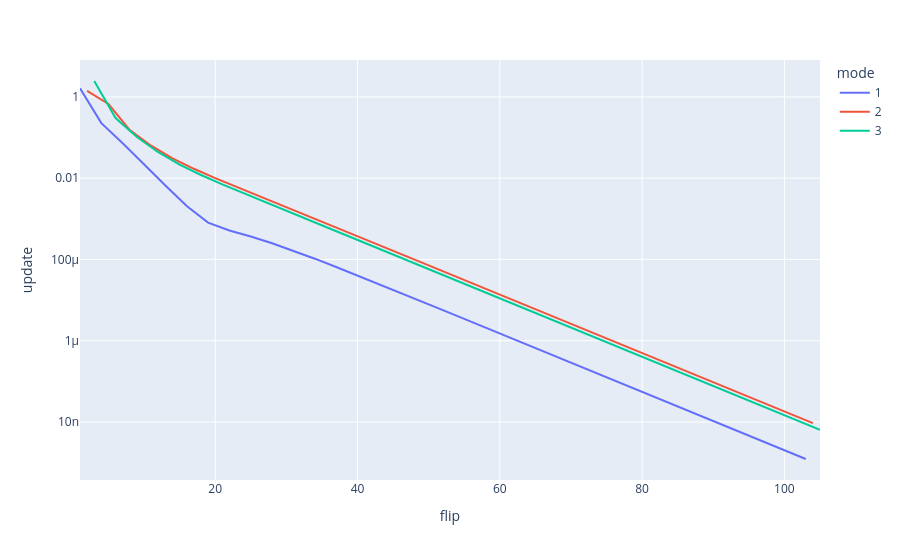

Notebook source saved alongside this figure:
### Code cell
px.line(df, x='flip', y='update', log_y=True, color='mode')

### Figure 1 — Plotly figure (JSON) as saved in the notebook; plotly's stock layout.template omitted (floating-point values rounded to 4 significant figures)
{"data": [{"hovertemplate": "mode=1<br>flip=%{x}<br>update=%{y}<extra></extra>", "legendgroup": "1", "line": {"color": "#636efa", "dash": "solid"}, "marker": {"symbol": "circle"}, "mode": "lines", "name": "1", "orientation": "v", "showlegend": true, "type": "scatter", "x": [1, 4, 7, 10, 13, 16, 19, 22, 25, 28, 31, 34, 37, 40, 43, 46, 49, 52, 55, 58, 61, 64, 67, 70, 73, 76, 79, 82, 85, 88, 91, 94, 97, 100, 103], "xaxis": "x", "y": [1.636, 0.226, 0.07193, 0.02129, 0.006595, 0.002054, 0.0008064, 0.0005141, 0.0003676, 0.000251, 0.0001641, 0.0001043, 6.517e-05, 4.031e-05, 2.478e-05, 1.517e-05, 9.269e-06, 5.655e-06, 3.447e-06, 2.1e-06, 1.279e-06, 7.787e-07, 4.741e-07, 2.886e-07, 1.757e-07, 1.069e-07, 6.51e-08, 3.963e-08, 2.412e-08, 1.468e-08, 8.937e-09, 5.44e-09, 3.311e-09, 2.016e-09, 1.227e-09], "yaxis": "y"}, {"hovertemplate": "mode=2<br>flip=%{x}<br>update=%{y}<extra></extra>", "legendgroup": "2", "line": {"color": "#EF553B", "dash": "solid"}, "marker": {"symbol": "circle"}, "mode": "lines", "name": "2", "orientation": "v", "showlegend": true, "type": "scatter", "x": [2, 5, 8, 11, 14, 17, 20, 23, 26, 29, 32, 35, 38, 41, 44, 47, 50, 53, 56, 59, 62, 65, 68, 71, 74, 77, 80, 83, 86, 89, 92, 95, 98, 101, 104], "xaxis": "x", "y": [1.413, 0.6709, 0.1518, 0.06285, 0.03078, 0.01701, 0.01005, 0.006099, 0.003727, 0.00228, 0.001393, 0.0008499, 0.0005182, 0.0003158, 0.0001923, 0.0001171, 7.131e-05, 4.341e-05, 2.643e-05, 1.609e-05, 9.793e-06, 5.961e-06, 3.629e-06, 2.209e-06, 1.344e-06, 8.184e-07, 4.981e-07, 3.032e-07, 1.846e-07, 1.124e-07, 6.839e-08, 4.163e-08, 2.534e-08, 1.542e-08, 9.389e-09], "yaxis": "y"}, {"hovertemplate": "mode=3<br>flip=%{x}<br>update=%{y}<extra></extra>", "legendgroup": "3", "line": {"color": "#00cc96", "dash": "solid"}, "marker": {"symbol": "circle"}, "mode": "lines", "name": "3", "orientation": "v", "showlegend": true, "type": "scatter", "x": [3, 6, 9, 12, 15, 18, 21, 24, 27, 30, 33, 36, 39, 42, 45, 48, 51, 54, 57, 60, 63, 66, 69, 72, 75, 78, 81, 84, 87, 90, 93, 96, 99, 102, 105], "xaxis": "x", "y": [2.461, 0.3023, 0.1028, 0.04352, 0.02154, 0.01196, 0.007046, 0.004251, 0.002585, 0.001575, 0.0009598, 0.0005848, 0.0003562, 0.0002169, 0.0001321, 8.04e-05, 4.895e-05, 2.98e-05, 1.814e-05, 1.104e-05, 6.721e-06, 4.091e-06, 2.49e-06, 1.516e-06, 9.226e-07, 5.616e-07, 3.419e-07, 2.081e-07, 1.267e-07, 7.71e-08, 4.693e-08, 2.857e-08, 1.739e-08, 1.058e-08, 6.443e-09], "yaxis": "y"}], "layout": {"legend": {"title": {"text": "mode"}, "tracegroupgap": 0}, "margin": {"t": 60}, "xaxis": {"anchor": "y", "domain": [0, 1], "title": {"text": "flip"}}, "yaxis": {"anchor": "x", "domain": [0, 1], "title": {"text": "update"}, "type": "log"}}}
